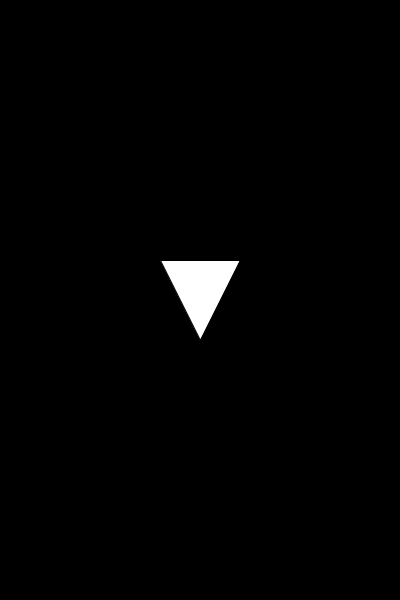
Frame 1 (no input)
Frame 60 (the mouse pressed at the canvas centre just before this capture): identical to frame 1, image omitted
Frame 120 (the mouse held since frame 60 and released just before this capture): identical to frame 1, image omitted

The Processing sketch that drew this single still picture (run headless with seeded random() and noise(); from frame 60 on, the mouse is pressed at the canvas centre):

// Processing sketch: Triangle_class
// ── Triangle_class.pde
//horked from: https://forum.processing.org/two/discussion/23569/center-point-for-trianlge-why-does-triangle-need-all-points-to-move

MyTriangle tri;
 
void setup(){
  size(400,600);
  tri=new MyTriangle(200,300,width/5);
}
 
void draw(){
   background(0);
   //tri.horizontalMotion(5);
   tri.draw();
}
 
class MyTriangle{
  float x,y,hLen;
 
  //Center point and side length
  MyTriangle(float cx, float cy,float length){
    x=cx;
    y=cy;
    hLen=length/2;
  }
 
  void draw(){
    triangle(x - hLen, y - hLen, x + hLen, y - hLen, x, y + hLen);  
  }
 
 void horizontalMotion(float valx){
     x=x+valx;
 }
}
